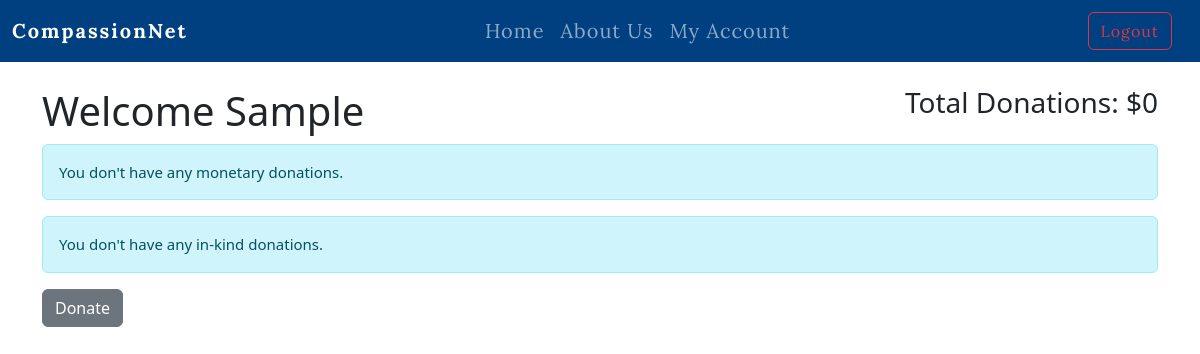
Before: /account/ (signed in) with the older database file.
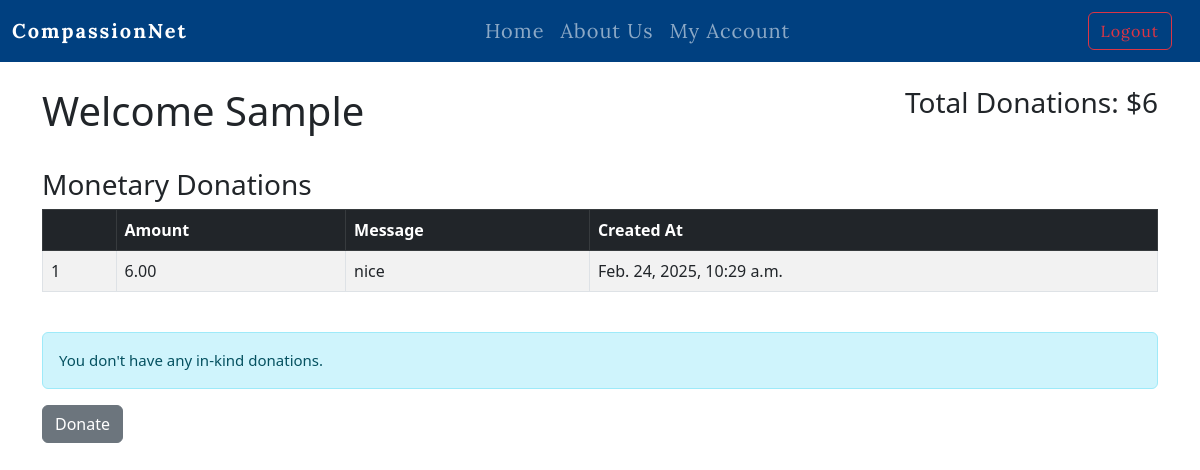
After: the same page with the newer database file.
### website/models.py (models this page shows, shortened)
class Donation(models.Model):
    DONATION_TYPES = [
        ("monetary", "Monetary"),
        ("in_kind", "In-Kind"),
    ]
    donation_type = models.CharField(max_length=20, choices=DONATION_TYPES)
    donor = models.ForeignKey(User, on_delete=models.SET_NULL, null=True, blank=True)
    date = models.DateTimeField(auto_now_add=True)
    created_at = models.DateTimeField(auto_now_add=True)
    message = models.TextField(blank=True, null=True)
    amount = models.DecimalField(max_digits=10, decimal_places=2, blank=True, null=True)
    item_name = models.CharField(max_length=255, blank=True, null=True, default="Money")
    item_quantity = models.PositiveIntegerField(blank=True, null=True)
    item_description = models.TextField(blank=True, null=True)
    pickup_location = models.CharField(max_length=255, blank=True, null=True)

### website/views.py (the view)
# urls.py: path('account/', views.account, name='account'),
def account(request):
    donations = Donation.objects.filter(donor=request.user)
    monetary_donations = donations.filter(donation_type="monetary")
    in_kind_donations = donations.filter(donation_type="in_kind")
    total_donations = donations.aggregate(total=Sum('amount'))['total'] or 0
    context = {
        'monetary_donations': monetary_donations,
        'in_kind_donations': in_kind_donations,
        'total_donations': total_donations,
    }
    return render(request, 'account.html', context)

### website/templates/account.html (shortened to what this page needs)
{% extends 'base.html' %}
{% block content %}
<!DOCTYPE html>
<html lang="en">
<head>
</head>
<body>
  <div class="d-flex justify-content-between align-items-center">
    <div>
      <h1>Welcome {{ user.username }}</h1>
    </div>
    <div class="total-donations">
      <h3 class="mb-0">Total Donations: ${{ total_donations }}</h3>
      <br>
    </div>
  </div>
  {% if monetary_donations %}
  <br>
    <h3>Monetary Donations</h3>
    <table class="table table-striped table-hover table-bordered">
      <thead class="table-dark">
        <tr>
          <th scope="col"></th>
          <th scope="col">Amount</th>
          <th scope="col">Message</th>
          <th scope="col">Created At</th>
        </tr>
      </thead>
      <tbody>
        {% for donation in monetary_donations %}
          <tr>
            <td>{{ forloop.counter }}</td>
            <td>{{ donation.amount }}</td>
            <td>{{ donation.message }}</td>
            <td>{{ donation.created_at }}</td>
          </tr>
        {% endfor %}
      </tbody>
    </table>
    <br>
  {% else %}
    <div class="alert alert-info" role="alert">
      You don't have any monetary donations.
    </div>
  {% endif %}
  {% if in_kind_donations %}
    <h3>In-Kind Donations</h3>
    <table class="table table-striped table-hover table-bordered">
      <thead class="table-dark">
        <tr>
          <th scope="col"></th>
          <th scope="col">Item Name</th>
          <th scope="col">Quantity</th>
          <th scope="col">Description</th>
          <th scope="col">Message</th>
          <th scope="col">Pickup Location</th>
          <th scope="col">Created At</th>
        </tr>
      </thead>
      <tbody>
        {% for donation in in_kind_donations %}
          <tr>
            <td>{{ forloop.counter }}</td>
            <td>{{ donation.item_name }}</td>
            <td>{{ donation.item_quantity }}</td>
            <td>{{ donation.item_description }}</td>
            <td>{{ donation.message}}</td>
            <td>{{ donation.pickup_location }}</td>
            <td>{{ donation.created_at }}</td>
          </tr>
        {% endfor %}
      </tbody>
    </table>
    <br>
  {% else %}
    <div class="alert alert-info" role="alert">
      You don't have any in-kind donations.
    </div>
  {% endif %}
  <a class="btn btn-secondary" href="{% url 'donate' %}">Donate</a>
</body>
</html>
{% endblock %}

Changed rows visible on the page:
added Donation: amount "6.00", message "nice", created_at "Feb. 24, 2025, 10:29 a.m."
Other visible differences:
{{ total_donations }}: "0" → "6"
text no longer shown: "You don't have any monetary donations."
text now shown: "Monetary Donations Amount Message Created At"
